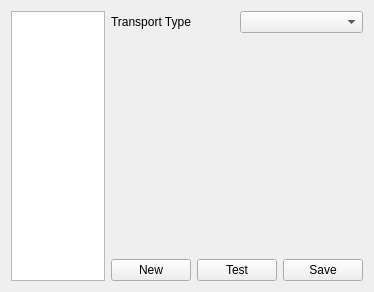
<?xml version="1.0" encoding="UTF-8"?>
<ui version="4.0">
 <class>TransportConfig</class>
 <widget class="QWidget" name="TransportConfig">
  <property name="geometry">
   <rect>
    <x>0</x>
    <y>0</y>
    <width>374</width>
    <height>292</height>
   </rect>
  </property>
  <property name="windowTitle">
   <string>Transport Configuration</string>
  </property>
  <layout class="QHBoxLayout" name="horizontalLayout_2">
   <item>
    <widget class="QTableView" name="transportView">
     <property name="editTriggers">
      <set>QAbstractItemView::NoEditTriggers</set>
     </property>
    </widget>
   </item>
   <item>
    <layout class="QVBoxLayout" name="verticalLayout">
     <item>
      <layout class="QGridLayout" name="gridLayout">
       <item row="0" column="0">
        <widget class="QLabel" name="label_2">
         <property name="text">
          <string>Transport Type</string>
         </property>
        </widget>
       </item>
       <item row="0" column="1">
        <widget class="QComboBox" name="typeCombo"/>
       </item>
      </layout>
     </item>
     <item>
      <layout class="QVBoxLayout" name="configLayout"/>
     </item>
     <item>
      <spacer name="verticalSpacer">
       <property name="orientation">
        <enum>Qt::Vertical</enum>
       </property>
       <property name="sizeHint" stdset="0">
        <size>
         <width>20</width>
         <height>217</height>
        </size>
       </property>
      </spacer>
     </item>
     <item>
      <layout class="QHBoxLayout" name="horizontalLayout">
       <item>
        <widget class="QPushButton" name="newButton">
         <property name="text">
          <string>New</string>
         </property>
        </widget>
       </item>
       <item>
        <widget class="QPushButton" name="testButton">
         <property name="text">
          <string>Test</string>
         </property>
        </widget>
       </item>
       <item>
        <widget class="QPushButton" name="saveButton">
         <property name="text">
          <string>Save</string>
         </property>
        </widget>
       </item>
      </layout>
     </item>
    </layout>
   </item>
  </layout>
 </widget>
 <resources/>
 <connections/>
</ui>
